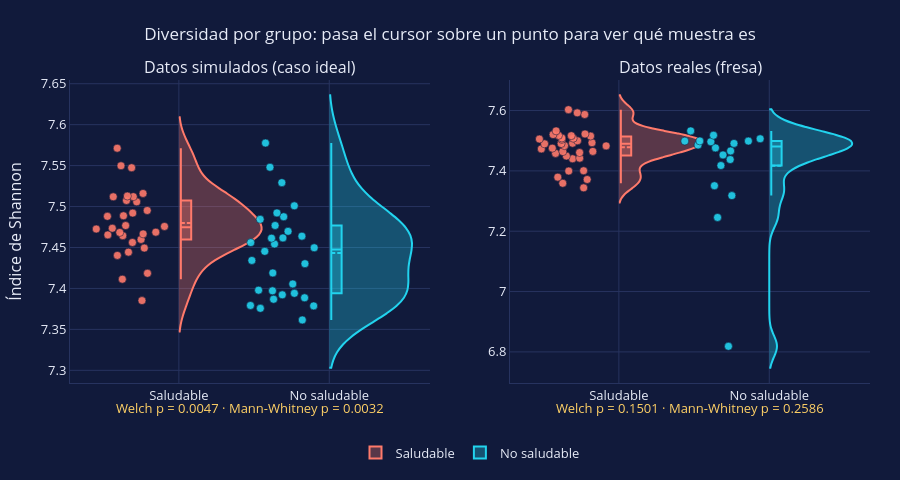

The notebook cell saved with this chart:
### Markdown cell above
A simple vista las muestras se parecen mucho: los mismos filos dominan en todas. Una figura así describe, pero no decide: para saber si los grupos difieren hacen falta las pruebas.

### 2.2 Violines con puntos que se identifican

Un violín muestra la forma de la distribución; dentro lleva la caja con los cuartiles y, al lado, el punto de cada muestra.

### Code cell
# Una fila y dos columnas: un panel por caso
fig_cajas = make_subplots(rows=1, cols=2, subplot_titles=["Datos simulados (caso ideal)", "Datos reales (fresa)"])
for columna, tabla in enumerate([datos_sim, datos], start=1):
    for g in GRUPOS:
        valores = tabla.loc[tabla.grupo == g, "shannon"]     # Shannon de las muestras de ese grupo
        # leyenda solo en el primer panel: una sola entrada por grupo
        fig_cajas.add_trace(violin(valores, g, "Shannon = %{y:.3f}", leyenda=(columna == 1)), row=1, col=columna)

# Debajo de cada panel, el resultado de Welch (no supone varianzas iguales) y de Mann-Whitney (no supone normalidad)
for columna, (a, b) in enumerate([(x_sim, y_sim), (x, y)], start=1):
    welch = stats.ttest_ind(a, b, equal_var=False).pvalue
    mw = stats.mannwhitneyu(a, b, alternative="two-sided", method="exact").pvalue
    fig_cajas.add_annotation(text=f"Welch p = {formato_p(welch)} · Mann-Whitney p = {formato_p(mw)}",
                             xref="x domain" if columna == 1 else "x2 domain", x=0.5,
                             yref="paper", y=-0.12, showarrow=False, font=dict(color=P["acento"]))
fig_cajas.update_yaxes(title_text="Índice de Shannon", row=1, col=1)
estilo(fig_cajas, "Diversidad por grupo: pasa el cursor sobre un punto para ver qué muestra es")
fig_cajas.show()

### Figure 1 — Plotly figure (JSON) as saved in the notebook; plotly's stock layout.template omitted (floating-point values rounded to 4 significant figures)
{"data": [{"box": {"visible": true}, "fillcolor": "rgba(255,122,107,0.3)", "hoveron": "points", "hovertemplate": "%{text}<br>Shannon = %{y:.3f}<extra></extra>", "jitter": 0.5, "legendgroup": "Saludable", "line": {"color": "#FF7A6B"}, "marker": {"line": {"color": "#111A3B", "width": 0.6}, "opacity": 0.9, "size": 8}, "meanline": {"visible": true}, "name": "Saludable", "pointpos": -0.55, "points": "all", "showlegend": true, "side": "positive", "text": ["S01", "S02", "S03", "S04", "S05", "S06", "S07", "S08", "S09", "S10", "S11", "S12", "S13", "S14", "S15", "S16", "S17", "S18", "S19", "S20", "S21", "S22", "S23", "S24", "S25", "S26", "S27", "S28", "S29", "S30"], "type": "violin", "visible": true, "width": 1.1, "xaxis": "x", "y": [7.44, 7.492, 7.385, 7.55, 7.512, 7.465, 7.464, 7.495, 7.467, 7.469, 7.516, 7.506, 7.477, 7.476, 7.488, 7.449, 7.46, 7.507, 7.473, 7.411, 7.456, 7.513, 7.468, 7.473, 7.512, 7.571, 7.444, 7.547, 7.418, 7.489], "yaxis": "y"}, {"box": {"visible": true}, "fillcolor": "rgba(34,211,238,0.3)", "hoveron": "points", "hovertemplate": "%{text}<br>Shannon = %{y:.3f}<extra></extra>", "jitter": 0.5, "legendgroup": "No saludable", "line": {"color": "#22D3EE"}, "marker": {"line": {"color": "#111A3B", "width": 0.6}, "opacity": 0.9, "size": 8}, "meanline": {"visible": true}, "name": "No saludable", "pointpos": -0.55, "points": "all", "showlegend": true, "side": "positive", "text": ["N01", "N02", "N03", "N04", "N05", "N06", "N07", "N08", "N09", "N10", "N11", "N12", "N13", "N14", "N15", "N16", "N17", "N18", "N19", "N20", "N21", "N22", "N23", "N24", "N25", "N26", "N27", "N28", "N29", "N30"], "type": "violin", "visible": true, "width": 1.1, "xaxis": "x", "y": [7.362, 7.488, 7.462, 7.477, 7.376, 7.454, 7.394, 7.397, 7.445, 7.464, 7.43, 7.389, 7.379, 7.492, 7.45, 7.456, 7.529, 7.379, 7.548, 7.578, 7.501, 7.461, 7.387, 7.47, 7.398, 7.419, 7.405, 7.434, 7.484, 7.392], "yaxis": "y"}, {"box": {"visible": true}, "fillcolor": "rgba(255,122,107,0.3)", "hoveron": "points", "hovertemplate": "%{text}<br>Shannon = %{y:.3f}<extra></extra>", "jitter": 0.5, "legendgroup": "Saludable", "line": {"color": "#FF7A6B"}, "marker": {"line": {"color": "#111A3B", "width": 0.6}, "opacity": 0.9, "size": 8}, "meanline": {"visible": true}, "name": "Saludable", "pointpos": -0.55, "points": "all", "showlegend": false, "side": "positive", "text": ["MP2047", "MP2048", "MP2049", "MP2050", "MP2057", "MP2058", "MP2059", "MP2060", "MP2067", "MP2068", "MP2069", "MP2070", "MP2077", "MP2078", "MP2087", "MP2089", "MP2090", "MP2097", "MP2098", "MP2099", "MP2100", "MP2107", "MP2108", "MP2110", "MP2117", "MP2118", "MP2119", "MP2120", "MP2127", "MP2128", "MP2129", "MP2130", "MP2138", "MP2139", "MP2140"], "type": "violin", "visible": true, "width": 1.1, "xaxis": "x2", "y": [7.518, 7.493, 7.464, 7.52, 7.44, 7.371, 7.473, 7.379, 7.509, 7.517, 7.508, 7.587, 7.475, 7.483, 7.504, 7.49, 7.5, 7.515, 7.522, 7.533, 7.506, 7.484, 7.49, 7.465, 7.458, 7.442, 7.492, 7.4, 7.4, 7.359, 7.461, 7.449, 7.344, 7.592, 7.603], "yaxis": "y2"}, {"box": {"visible": true}, "fillcolor": "rgba(34,211,238,0.3)", "hoveron": "points", "hovertemplate": "%{text}<br>Shannon = %{y:.3f}<extra></extra>", "jitter": 0.5, "legendgroup": "No saludable", "line": {"color": "#22D3EE"}, "marker": {"line": {"color": "#111A3B", "width": 0.6}, "opacity": 0.9, "size": 8}, "meanline": {"visible": true}, "name": "No saludable", "pointpos": -0.55, "points": "all", "showlegend": false, "side": "positive", "text": ["MD2055", "MD2056", "MD2065", "MD2066", "MD2075", "MD2076", "MD2085", "MD2086", "MD2095", "MD2096", "MD2105", "MD2106", "MD2115", "MD2116", "MD2125", "MD2126", "MD2135", "MD2136"], "type": "violin", "visible": true, "width": 1.1, "xaxis": "x2", "y": [7.466, 7.486, 7.318, 7.506, 7.438, 7.533, 7.499, 6.819, 7.518, 7.497, 7.499, 7.491, 7.351, 7.499, 7.418, 7.476, 7.246, 7.453], "yaxis": "y2"}], "layout": {"annotations": [{"font": {"size": 16}, "showarrow": false, "text": "Datos simulados (caso ideal)", "x": 0.225, "xanchor": "center", "xref": "paper", "y": 1.0, "yanchor": "bottom", "yref": "paper"}, {"font": {"size": 16}, "showarrow": false, "text": "Datos reales (fresa)", "x": 0.775, "xanchor": "center", "xref": "paper", "y": 1.0, "yanchor": "bottom", "yref": "paper"}, {"font": {"color": "#FFD166"}, "showarrow": false, "text": "Welch p = 0.0047 · Mann-Whitney p = 0.0032", "x": 0.5, "xref": "x domain", "y": -0.12, "yref": "paper"}, {"font": {"color": "#FFD166"}, "showarrow": false, "text": "Welch p = 0.1501 · Mann-Whitney p = 0.2586", "x": 0.5, "xref": "x2 domain", "y": -0.12, "yref": "paper"}], "font": {"color": "#E8ECF8", "size": 13}, "height": 480, "hoverlabel": {"bgcolor": "#0B1026", "bordercolor": "#FFD166", "font": {"color": "#E8ECF8", "size": 13}}, "legend": {"bgcolor": "rgba(0,0,0,0)", "orientation": "h", "x": 0.5, "xanchor": "center", "y": -0.18, "yanchor": "top"}, "margin": {"b": 60, "l": 70, "r": 30, "t": 80}, "paper_bgcolor": "#111A3B", "plot_bgcolor": "#111A3B", "title": {"font": {"size": 17}, "text": "Diversidad por grupo: pasa el cursor sobre un punto para ver qué muestra es", "x": 0.5, "xanchor": "center"}, "xaxis": {"anchor": "y", "domain": [0.0, 0.45], "gridcolor": "#27335F", "linecolor": "#27335F", "zerolinecolor": "#27335F"}, "xaxis2": {"anchor": "y2", "domain": [0.55, 1.0], "gridcolor": "#27335F", "linecolor": "#27335F", "zerolinecolor": "#27335F"}, "yaxis": {"anchor": "x", "domain": [0.0, 1.0], "gridcolor": "#27335F", "linecolor": "#27335F", "title": {"text": "Índice de Shannon"}, "zerolinecolor": "#27335F"}, "yaxis2": {"anchor": "x2", "domain": [0.0, 1.0], "gridcolor": "#27335F", "linecolor": "#27335F", "zerolinecolor": "#27335F"}}}
